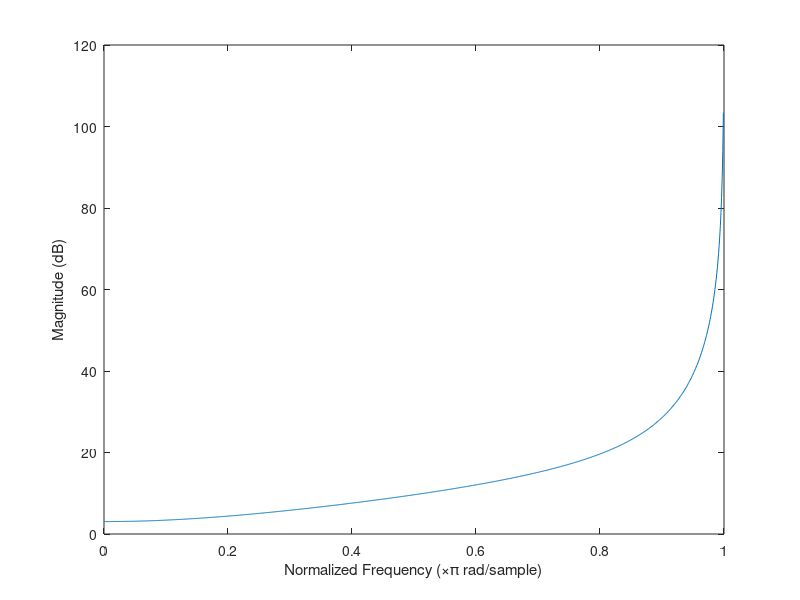
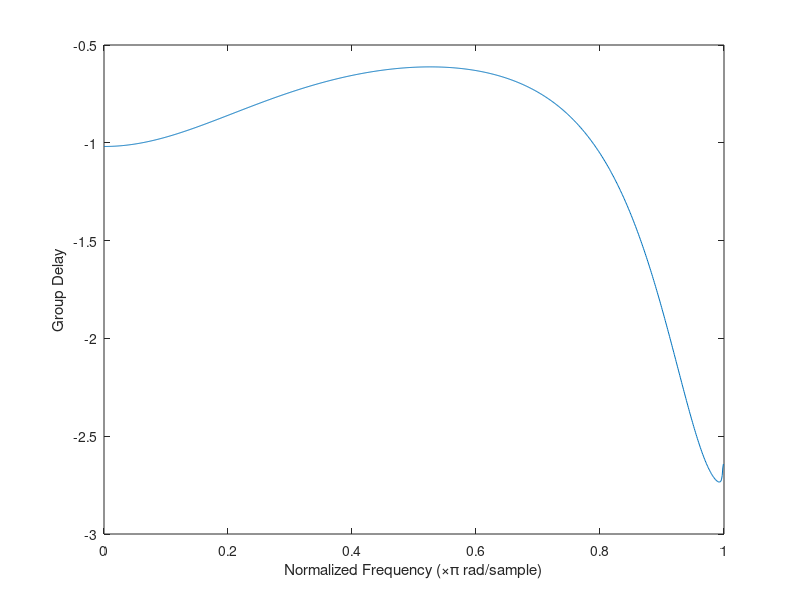

Reproduce these figures in MATLAB, in order.
function exe3_2()
a = [0.206572 0.413144 0.206571]
b = [1 0.369527 -0.195816]
[h,w] = freqz(b, a, 1024)
[gp,w1] = grpdelay(b,a,1024)
figure(1)
plot(w/pi,20*log10(abs(h)))
xlabel('Normalized Frequency (\times\pi rad/sample)')
ylabel('Magnitude (dB)')
figure(2)
plot(w/pi,gp)
xlabel('Normalized Frequency (\times\pi rad/sample)')
ylabel('Group Delay')